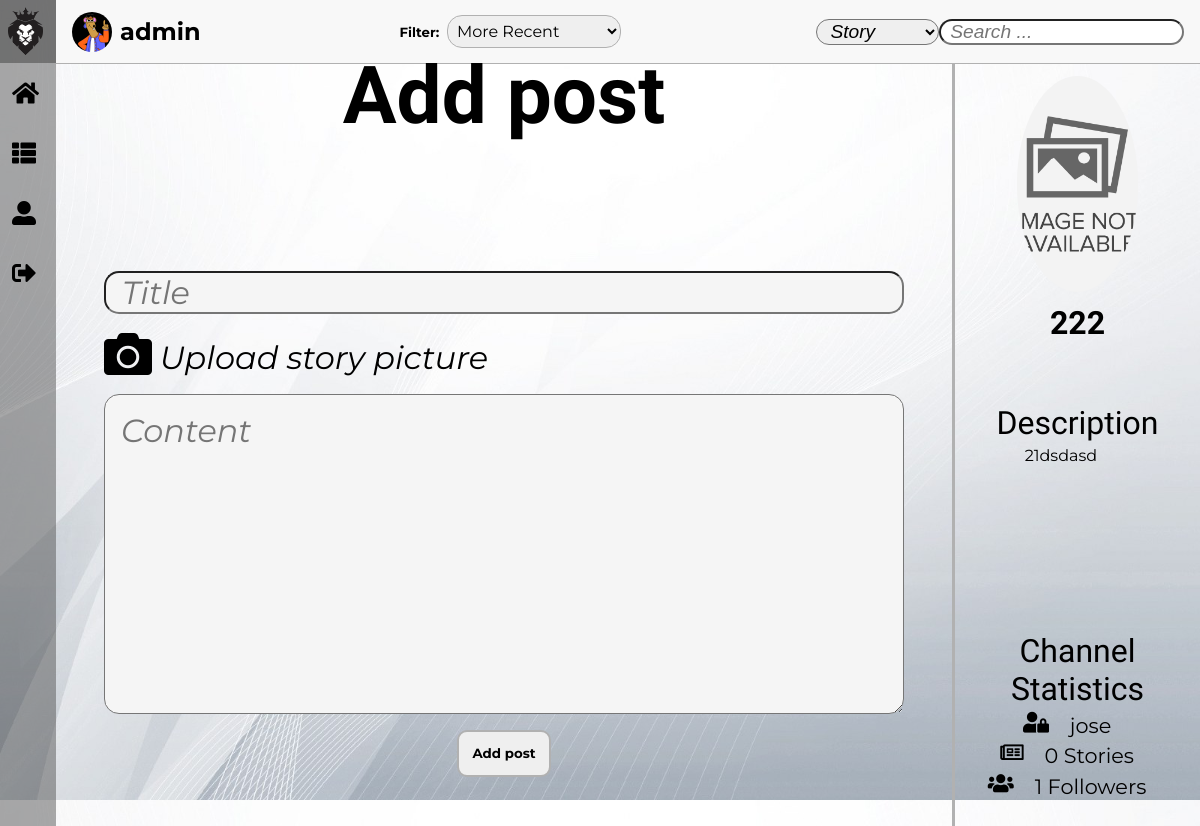
The page /pages/post.php?channelName=222 (signed in) on the database its author committed.
### tables this page shows
CREATE TABLE Channel(
    name TEXT NOT NULL PRIMARY KEY,
    owner TEXT NOT NULL REFERENCES User(username),
    description TEXT      
);

### pages/post.php (called while the page is built, shortened)
<?php
    include_once('../templates/tpl_common.php');
    include_once('../templates/tpl_post.php');
    include_once('../database/db_channel.php');
    $channelName = isset($_GET['channelName']) ? $_GET['channelName'] : '';
    $channel = get_channel($channelName);
    $postedStories = count(get_channel_stories($channelName, 2));
    $channelFollowers = count(get_channel_followers($channelName));
    $channelOwner = get_channel_owner($channelName);
    draw_post(htmlentities($channelName));
    draw_post_aside(htmlentities_all($channel), htmlentities($postedStories), htmlentities($channelFollowers), htmlentities($channelOwner));
?>

### database/db_channel.php (called while the page is built, shortened)
<?php
  include_once('../includes/functions.php');
    function get_channel($channelName) {
        $db = Database::instance()->db();
        $stmt = $db->prepare('SELECT * FROM Channel WHERE name = ?');
        $stmt->execute(array($channelName));
        return $stmt->fetch();
    }
     function get_channel_owner($channelName){
      $db = Database::instance()->db();
      $stmt = $db->prepare('SELECT owner FROM Channel WHERE Channel.name = ?');
      $stmt->execute(array($channelName));
      return $stmt->fetch()['owner'];
     }
?>

### includes/functions.php (called while the page is built, shortened)
<?php function get_image($default, $directory, $folder, $element) {
    $image = $default;
    $extensions = ['jpg', 'png', 'gif'];
    for($index = 0; $index < count($extensions); $index++) {
        if(file_exists($directory . $element . '.' . $extensions[$index])) {
            $image = $folder . $element . '.' . $extensions[$index];
            break;
        }
    }
    return $image;
} ?>

### templates/tpl_post.php (the view, shortened to what this page needs)
<?php function draw_post($channelName) { ?>
    <div id="form">
        <h1>Add post</h1>
        <form method="post" enctype="multipart/form-data" action="../actions/action_add_new_post.php">
            <div id="input">
                <input type="text" name="title" placeholder="Title" required="true">
                <div id="uploadStoryPic">
                    <i class="fas fa-camera"></i>
                    <p>Upload story picture</p>
                </div>
                <textarea id="storyContent" name="content" placeholder="Content" cols="30" rows="10" required="true"></textarea>
            </div>
            <div id="button">
                <button type="submit">Add post</button>
            </div>
        </form>
    </div>
<?php } ?>
<?php function draw_post_aside($channel, $channelStories, $channelFollowers, $channelOwner) { ?>
    <aside>
        <div id="channelPicture">
            <img id="asideIMG" src="../resources/images/<?= get_image('default/defaultChannel.png', '../resources/images/channels/', 'channels/', sha1($channel['name'])) ?>" alt="Channel Image">
        </div>
        <h3 id="channelName"><?= $channel['name'] ?></h3>
        <div id="description">
            <p>Description</p>
            <p id="descriptionContent"><?= $channel['description'] ?></p>
        </div>
        <div id="statistics">
            <p>Channel Statistics</p>
            <div class="statistics">
                <i class="fas fa-user-lock"></i><p><?= $channelOwner ?></p>
            </div>
            <div class="statistics">
                <i class="far fa-newspaper"></i><p><?= $channelStories ?> Stories</p>
            </div>
            <div class="statistics">
                <i class="fas fa-users"></i><p><?= $channelFollowers ?> Followers</p>
            </div>
        </div>
    </aside>
<?php } ?>

### css/post.css (style rules this page uses)
:root { --background-color: rgb(231, 231, 231); --background-form-color: rgb(223, 223, 223); --background-input-color: whitesmoke; --background-button-color: rgb(3, 173, 192); --story-title-font: 'Montserrat', sans-serif; --story-header-font: 'Montserrat', sans-serif; --story-text-font: 'Montserrat', sans-serif; --aside-img-font-size: 15em; --aside-channel-font: 'Exo', sans-serif; --aside-channel-font-size: 2em; --aside-text-font: 'Montserrat', sans-serif; --aside-button-font-size: 1em; --aside-button-background-color: rgb(245, 243, 243); --aside-button-background-color-hover: rgb(3, 173, 192); --input-font: 'Montserrat', sans-serif; --input-font-size: 2em; --button-background-color: rgb(3, 173, 192); --border-color: rgb(177, 177, 177); }
#form > h1 { margin: 0em; justify-content: center; display: flex; font-family: var(--aside-channel-font); font-size: 500%; }
#form { margin: 0em; justify-content: center; flex-direction: column; display: flex; grid-area: content; }
#form > form { margin: 5em auto; padding: 3em; height: 30em; width: 50em; }
#input { flex-direction: column; justify-content: center; display: flex; }
#input > * { margin-bottom: 0.5em; padding: 0em 0.5em; outline: none; border-radius: 15px; text-align: start; font-style: italic; font-family: var(--input-font); font-size: var(--input-font-size); background-color: var(--background-input-color); }
#uploadStoryPic { padding: 0em; display: flex; background-color: transparent; }
#uploadStoryPic > i { font-size: 1.5em; }
#uploadStoryPic > p { margin: 0em; padding: 0.25em 0em 0em 0.25em; }
#storyContent { height: 10em; padding: 0.5em; }
#button { margin: 0em; justify-content: center; display: flex; }
#button > * { padding: 1em; outline: none; border: solid var(--border-color) 2px; border-radius: 10px; font-family: var(--input-font); font-weight: bold; }

### css/channel_aside.css (style rules this page uses)
:root { --background-color: rgb(231, 231, 231); --background-story-color: whitesmoke; --aside-upload-icon-size: 200%; --aside-channelName-font: 'Exo', sans-serif; --aside-channelName-font-size: 200%; --aside-description-font: 'Exo', sans-serif; --aside-description-font-size: 200%; --aside-text-font: 'Montserrat', sans-serif; --aside-button-font-size: 100%; --aside-button-background-color: rgb(245, 243, 243); --aside-button-background-color-hover: rgb(3, 173, 192); --aside-statistics-font-size: 130%; --border-color: rgb(177, 177, 177); }
aside { display: grid; max-height: 100%; grid-area: aside; grid-template-columns: 100%; grid-template-rows: 30% 5% 7.5% 28.5% auto; grid-template-areas: "picture" "name" "forms" "description" "statistics"; border-left: solid var(--border-color); font-family: var(--aside-text-font); }
#channelPicture { margin: 0em; padding: 5%; position: relative; grid-area: picture; border-radius: 50%; text-align: center; }
#asideIMG { margin: 0em; width: 55%; height: 100%; border-radius: 50%; object-fit: cover; transition: 1s; }
#channelName { margin: 0em; grid-area: name; text-align: center; font-size: var(--aside-channelName-font-size); font-family: var(--aside-channelName-font); }
#description { margin: 0em auto; grid-area: description; }
#description p:first-child { margin: 0%; text-align: center; font-family: var(--aside-description-font); font-size: var(--aside-description-font-size); }
#description p:nth-child(2) { margin: 0em 5%; padding: 2.5%; width: 90%; height: 20%; text-indent: 1em; text-align: start; overflow: hidden; text-overflow: ellipsis; font-family: var(--aside-text-font); }
#statistics { justify-content: center; grid-area: statistics; }
#statistics > p { margin: 0em; font-size: var(--aside-channelName-font-size); font-family: var(--aside-channelName-font); text-align: center; }
#statistics div { margin: 0.25em auto; justify-content: center; }
.statistics { margin: 1em auto 0em auto; display: flex; font-size: var(--aside-statistics-font-size); }
.statistics > p { margin: 0em; padding: 0em 1em; }

### rows shown on the page
channel: name "222", description "21dsdasd", owner "jose"

### other values the page prints
$username "admin"
$channelStories "0"
$channelFollowers "1"
